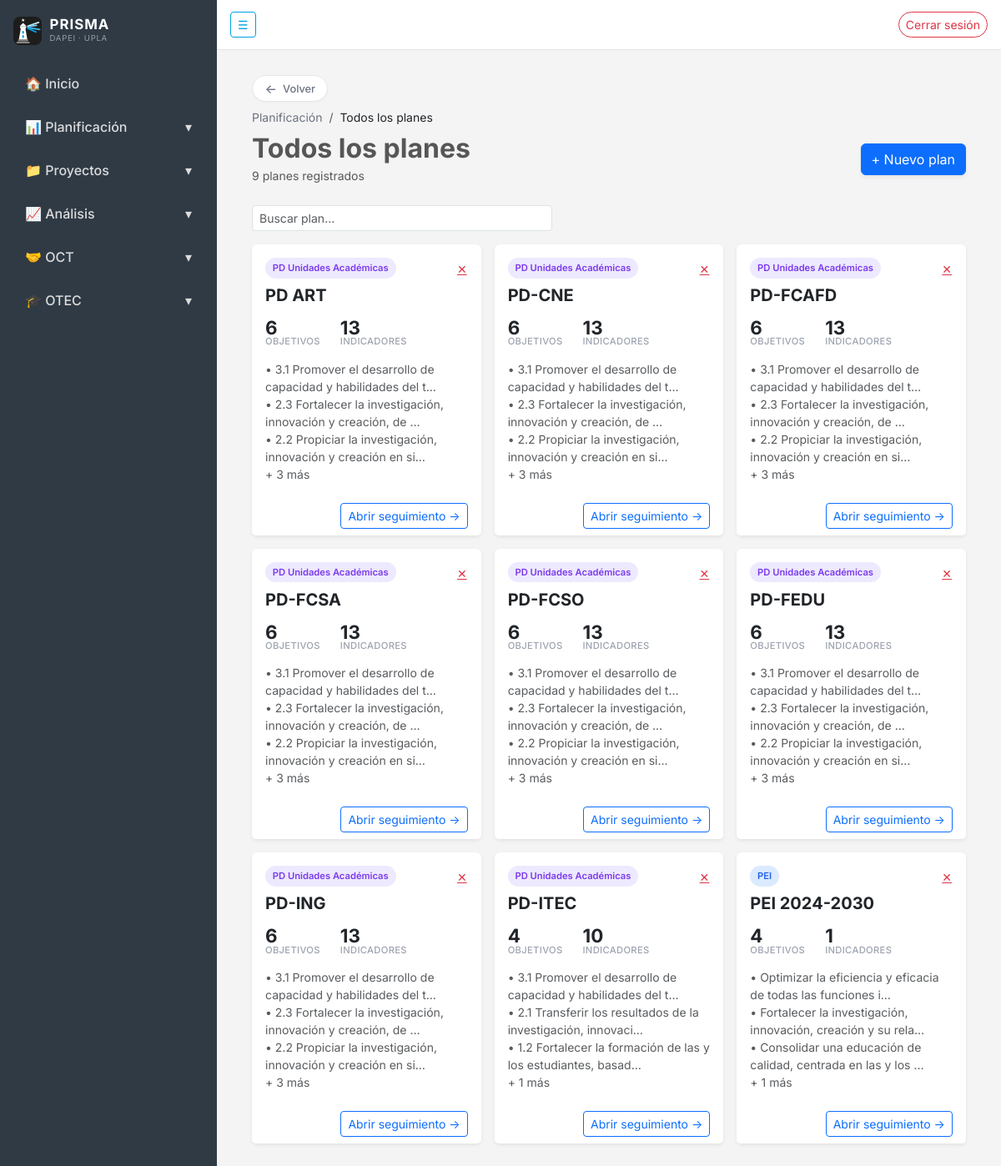
The page /planificacion/programas/ (signed in) on the database its author committed.
### planificacion/models.py (models this page shows, shortened)
class Programa(models.Model):
    class TipoPrograma(models.TextChoices):
        PEI = "PEI", "PEI"
        PD_UNIDADES = "PD_UNI", "PD Unidades Académicas"
        PD_FUNCIONES = "PD_FUN", "PD Funciones Institucionales"
    class Estado(models.TextChoices):
        BORRADOR = "BORRADOR", "Borrador"
        VIGENTE = "VIGENTE", "Vigente"
        CERRADO = "CERRADO", "Cerrado"
    nombre = models.CharField(max_length=100)
    tipo = models.CharField(
        max_length=10,
        choices=TipoPrograma.choices,
        default=TipoPrograma.PEI,
    )
    estado = models.CharField(
        max_length=10,
        choices=Estado.choices,
        default=Estado.BORRADOR,
    )
    objetivos = models.ManyToManyField(
        "Objetivo",
        blank=True,
        related_name="programas_asociados",
    )
    fecha_creacion = models.DateTimeField(auto_now_add=True)
    creado_por = models.ForeignKey(
        settings.AUTH_USER_MODEL,
        on_delete=models.PROTECT,
        null=True,
        blank=True,
        related_name="programas_creados",
    )
    eliminado = models.BooleanField(default=False)
    objects = ActivosManager()
    todos = models.Manager()
    class Meta:
        verbose_name = "Programa / PD"
        verbose_name_plural = "Programas / PD"
        ordering = ["nombre"]
        constraints = [
            models.UniqueConstraint(
                fields=["nombre", "tipo"],
                condition=models.Q(eliminado=False),
                name="programa_unico_nombre_tipo_activo",
            ),
        ]

class Objetivo(models.Model):
    class TipoObjetivo(models.TextChoices):
        ESTRATEGICO = "ESTRATEGICO", "Estratégico"
        ESPECIFICO = "ESPECIFICO", "Específico"
    nombre = models.CharField(max_length=500, verbose_name="Nombre")
    descripcion = models.TextField(verbose_name="Descripción", max_length=500)
    tipo = models.CharField(
        max_length=20,
        choices=TipoObjetivo.choices,
        verbose_name="Tipo de objetivo",
    )
    fecha_creacion = models.DateTimeField(
        auto_now_add=True, verbose_name="Fecha de creación"
    )
    creado_por = models.ForeignKey(
        settings.AUTH_USER_MODEL,
        on_delete=models.SET_NULL,
        null=True,
        blank=True,
        related_name="objetivos_creados",
        verbose_name="Creado por",
    )
    eliminado = models.BooleanField(default=False)
    objects = ActivosManager()
    todos = models.Manager()
    class Meta:
        ordering = ["-fecha_creacion"]
        verbose_name = "Objetivo"
        verbose_name_plural = "Objetivos"

### planificacion/views.py (the view, shortened to what this page needs)
# urls.py: path("programas/", views.lista_programas, name="lista_programas"),
@login_required
def lista_programas(request):
    role = get_user_role(request)
    programas = (
        Programa.objects.prefetch_related("objetivos")
        .annotate(
            total_objetivos_db=Count("objetivos", distinct=True),
            total_indicadores=Count("programas_indicadores", distinct=True),
        )
    )
    form = ProgramaForm()
    return render(request, "planificacion/lista_programas.html", {
        "programas": programas,
        "form": form,
        "tipo": None,
        "tipo_label": "Todos los planes",
        "es_planificacion": role["es_planificacion"],
    })

### planificacion/forms.py
class ProgramaForm(forms.ModelForm):
    class Meta:
        model = Programa
        fields = ['nombre']
        widgets = {
            'nombre': forms.TextInput(attrs={
                'class': 'form-control',
                'placeholder': 'Ingrese el nombre del plan'
            })
        }

### planificacion/helpers.py (called while the page is built)
def es_planificacion(user):
    if not user.is_authenticated:
        return False
    if user.is_superuser:
        return True
    return user.groups.filter(name="Planificacion").exists()

def get_user_role(request):
    cache_key = "_planificacion_role"
    if hasattr(request, cache_key):
        return getattr(request, cache_key)
    user = request.user
    role = {
        "es_planificacion": es_planificacion(user),
        "es_anonimo": not user.is_authenticated,
    }
    setattr(request, cache_key, role)
    return role

### planificacion/models.py (called while the page is built)
    def get_queryset(self):
        return super().get_queryset().filter(eliminado=False)

### planificacion/templates/planificacion/lista_programas.html (shortened to what this page needs)
{% extends "core/base.html" %}
{% block content %}
<div class="container-fluid">
    <a href="{% url 'planificacion:home' %}" class="btn-volver mb-2"><span class="arrow">←</span> Volver</a>
    <div class="crumbs small mb-2">
        <a href="{% url 'planificacion:home' %}">Planificación</a>
        <span class="mx-1 text-muted">/</span>
        <span class="text-dark">{{ tipo_label }}</span>
    </div>
    <div class="d-flex justify-content-between align-items-center mb-4">
        <div>
            <h2 class="fw-bold mb-0">{{ tipo_label }}</h2>
            <small class="text-muted">
                {{ programas|length }} plan{{ programas|length|pluralize:"es" }} registrad{{ programas|length|pluralize:"o,os" }}
            </small>
        </div>
        {% if es_planificacion %}
        <button class="btn btn-primary shadow-sm"
                data-bs-toggle="modal"
                data-bs-target="#crearProgramaModal">
            + Nuevo plan
        </button>
        {% endif %}
    </div>
    <div class="mb-3" style="max-width: 360px;">
        <input id="programa-search"
               type="search"
               class="form-control form-control-sm"
               placeholder="Buscar plan..." autocomplete="off">
    </div>
    <div class="row g-3" id="programa-grid">
        {% for programa in programas %}
        <div class="col-md-6 col-lg-4 programa-item"
             data-search="{{ programa.nombre|lower }}">
            <div class="card programa-card border-0 shadow-sm h-100 tipo-{{ programa.tipo }}">
                <div class="card-body">
                    <div class="d-flex justify-content-between align-items-start mb-2">
                        <span class="tipo-badge">{{ programa.get_tipo_display }}</span>
                        {% if es_planificacion %}
                        <form method="post"
                              action="{% url 'planificacion:eliminar_programa' programa.pk %}"
                              class="m-0"
                              onsubmit="return confirm('¿Eliminar este plan? También se quitarán sus asociaciones.');">
                            <button type="submit" class="btn btn-sm btn-link text-danger p-0" title="Eliminar">
                                ✕
                            </button>
                        </form>
                        {% endif %}
                    </div>
                    <h5 class="fw-bold mb-3">{{ programa.nombre }}</h5>
                    <div class="d-flex gap-4 mb-3">
                        <div class="stat">
                            {{ programa.total_objetivos_db|default:0 }}
                            <small>Objetivos</small>
                        </div>
                        <div class="stat">
                            {{ programa.total_indicadores|default:0 }}
                            <small>Indicadores</small>
                        </div>
                    </div>
                    <div class="small text-muted">
                        {% for obj in programa.objetivos.all|slice:":3" %}
                            <div>• {{ obj.nombre|truncatechars:60 }}</div>
                        {% empty %}
                            <em>Sin objetivos asignados</em>
                        {% endfor %}
                        {% if programa.total_objetivos_db > 3 %}
                            <div class="text-muted">+ {{ programa.total_objetivos_db|add:"-3" }} más</div>
                        {% endif %}
                    </div>
                </div>
                <div class="card-footer bg-white border-0 d-flex justify-content-end gap-2">
                    <a href="{% url 'planificacion:seguimiento_programa' programa.id %}"
                       class="btn btn-sm btn-outline-primary">
                        Abrir seguimiento →
                    </a>
                </div>
            </div>
        </div>
        {% empty %}
        <div class="col-12">
            <div class="alert alert-light text-center mb-0">
                Aún no hay planes registrados en esta sección.
            </div>
        </div>
        {% endfor %}
    </div>
</div>
{% endblock %}

### core/templates/core/base.html (style rules this page uses)
:root { --font-sans: 'Inter', -apple-system, BlinkMacSystemFont, 'Segoe UI', Roboto, sans-serif; --font-mono: 'JetBrains Mono', ui-monospace, 'SFMono-Regular', Menlo, monospace; }
body { overflow-x: hidden; background-color: #f4f4f4; color: #565656; font-family: var(--font-sans); font-feature-settings: 'cv02', 'cv03', 'cv04', 'cv11'; -webkit-font-smoothing: antialiased; -moz-osx-font-smoothing: grayscale; }
.btn-volver { display: inline-flex; align-items: center; gap: .45rem; background: #ffffff; border: 1px solid #e5e7eb; color: #6b7280; border-radius: 999px; padding: .35rem .9rem; font-size: .8rem; font-weight: 500; text-decoration: none; transition: all .15s ease; box-shadow: 0 1px 2px rgba(0,0,0,0.03); }
.btn-volver .arrow { display: inline-block; font-size: .95rem; line-height: 1; transition: transform .15s ease; }

### planificacion/templates/planificacion/lista_programas.html (style rules this page uses)
.programa-card { transition: transform .15s ease, box-shadow .15s ease; border-left: 5px solid var(--accent, #2563eb); }
.programa-card .stat { font-size: 1.4rem; font-weight: 700; line-height: 1; }
.programa-card .stat small { display:block; font-size: .7rem; color: #9ca3af; font-weight: 500; text-transform: uppercase; letter-spacing: .03em; }
.tipo-PEI { --accent: #2563eb; }
.tipo-PD_UNI { --accent: #7c3aed; }
.tipo-badge { font-size: .7rem; font-weight: 600; padding: .25rem .55rem; border-radius: 999px; background: var(--accent-soft, #e0e7ff); color: var(--accent); }
.programa-card.tipo-PEI .tipo-badge { background: #dbeafe; }
.programa-card.tipo-PD_UNI .tipo-badge { background: #ede9fe; }
.crumbs a { color: #6b7280; text-decoration: none; }

### rows shown on the page
Programa: tipo "PD Unidades Académicas", nombre "PD ART", total_objetivos_db "6", total_indicadores "13", total_objetivos_db|add "3"
Objetivo: nombre "3.1 Promover el desarrollo de capacidad y habilidades del t…"
Objetivo: nombre "2.3 Fortalecer la investigación, innovación y creación, de …"
Objetivo: nombre "2.2 Propiciar la investigación, innovación y creación en si…"
Programa: tipo "PD Unidades Académicas", nombre "PD-CNE", total_objetivos_db "6", total_indicadores "13", total_objetivos_db|add "3"
Programa: tipo "PD Unidades Académicas", nombre "PD-FCAFD", total_objetivos_db "6", total_indicadores "13", total_objetivos_db|add "3"
Programa: tipo "PD Unidades Académicas", nombre "PD-FCSA", total_objetivos_db "6", total_indicadores "13", total_objetivos_db|add "3"
Programa: tipo "PD Unidades Académicas", nombre "PD-FCSO", total_objetivos_db "6", total_indicadores "13", total_objetivos_db|add "3"
Programa: tipo "PD Unidades Académicas", nombre "PD-FEDU", total_objetivos_db "6", total_indicadores "13", total_objetivos_db|add "3"
Programa: tipo "PD Unidades Académicas", nombre "PD-ING", total_objetivos_db "6", total_indicadores "13", total_objetivos_db|add "3"
Programa: tipo "PD Unidades Académicas", nombre "PD-ITEC", total_objetivos_db "4", total_indicadores "10", total_objetivos_db|add "1"
Objetivo: nombre "2.1 Transferir los resultados de la investigación, innovaci…"
Objetivo: nombre "1.2 Fortalecer la formación de las y los estudiantes, basad…"
Programa: tipo "PEI", nombre "PEI 2024-2030", total_objetivos_db "4", total_indicadores "1", total_objetivos_db|add "1"
Objetivo: nombre "Optimizar la eficiencia y eficacia de todas las funciones i…"
Objetivo: nombre "Fortalecer la investigación, innovación, creación y su rela…"
Objetivo: nombre "Consolidar una educación de calidad, centrada en las y los …"

### other values the page prints
{{ tipo_label }} "Todos los planes"
{{ programas|length }} "9"
